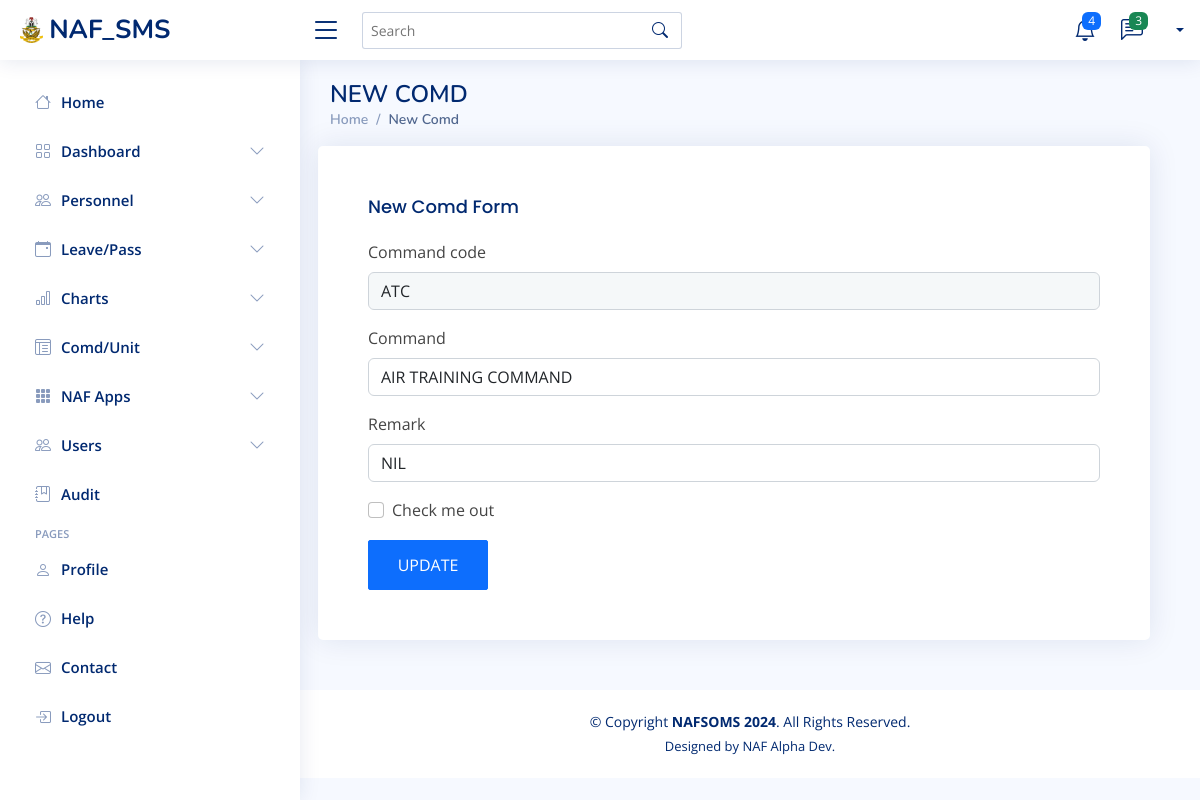
Page /SUPER_EDITOR/superEditorEditCommand?commandCode=ATC on the committed database.
### tables this page shows
CREATE TABLE `commands` (
  `COMMAND_CODE` varchar(20) NOT NULL,
  `COMMAND` varchar(20) NOT NULL,
  `REMARK` varchar(100) NOT NULL
);

### SUPER_EDITOR/superEditorEditCommand.php (the view, shortened to what this page needs)
<?php
include('../Connection.php');
    if(isset($_GET['commandCode'])){
     $commandCode = $_GET['commandCode'];
     $commandSQL = "SELECT * FROM commands WHERE COMMAND_CODE = '$commandCode'";
     $commandResult = mysqli_query($conn, $commandSQL);
    while($row = mysqli_fetch_assoc($commandResult)){
?>
<!DOCTYPE html>
<html lang="en">
<head>
  <link href="../assets/vendor/bootstrap/css/bootstrap.min.css" rel="stylesheet">
  <link href="../assets/vendor/bootstrap-icons/bootstrap-icons.css" rel="stylesheet">
  <link href="../assets/vendor/boxicons/css/boxicons.min.css" rel="stylesheet">
  <link href="../assets/vendor/quill/quill.snow.css" rel="stylesheet">
  <link href="../assets/vendor/quill/quill.bubble.css" rel="stylesheet">
  <link href="../assets/vendor/remixicon/remixicon.css" rel="stylesheet">
  <link href="../assets/vendor/simple-datatables/style.css" rel="stylesheet">
      <link rel="stylesheet" href="../CSS/styles.css">
  <link href="../assets/css/style.css" rel="stylesheet">
</head>
<body>
  <header id="header" class="header fixed-top d-flex align-items-center">
    <div class="d-flex align-items-center justify-content-between">
      <a href="superEditorHome" class="logo d-flex align-items-center">
        <img src="../IMAGES/logo.png" id="nafLogo" alt="">
        <span class="d-none d-lg-block">NAF_SMS</span>
      </a>
      <i class="bi bi-list toggle-sidebar-btn"></i>
    </div>
    <div class="search-bar">
      <form method="post" action="superEditorNewUser" class="search-form d-flex align-items-center">
        <input type="text" name="query" placeholder="Search" title="Enter search keyword">
        <button type="submit" title="Search"><i class="bi bi-search"></i></button>
      </form>
    </div>
    <nav class="header-nav ms-auto">
      <ul class="d-flex align-items-center">
        <li class="nav-item dropdown">
          <a class="nav-link nav-icon" href="#" data-bs-toggle="dropdown">
            <i class="bi bi-bell"></i>
            <span class="badge bg-primary badge-number">4</span>
          </a>
        </li>
        <li class="nav-item dropdown">
          <a class="nav-link nav-icon" href="#" data-bs-toggle="dropdown">
            <i class="bi bi-chat-left-text"></i>
            <span class="badge bg-success badge-number">3</span>
          </a>
        </li>
        <li class="nav-item dropdown pe-3">
          <a class="nav-link nav-profile d-flex align-items-center pe-0" href="#" data-bs-toggle="dropdown">
            <span class="d-none d-md-block dropdown-toggle ps-2"><?php echo ($_SESSION['account']);?></span>
          </a>
        </li>
      </ul>
    </nav>
  </header>
<?php include 'superEditorSideNavBar.php';?>
<main id="main" class="main">
    <div class="pagetitle">
      <h1>NEW COMD</h1>
      <nav>
        <ol class="breadcrumb">
          <li class="breadcrumb-item"><a href="superEditorHome">Home</a></li>
          <li class="breadcrumb-item active">New Comd</li>
        </ol>
      </nav>
    </div>
    <section class="section" id="newUserSection">
      <div class="row" style="width:99%;">
           <div class="card"  style="padding:30px;">
            <div class="card-body">
              <h5 class="card-title">New Comd Form</h5>
              <form method="post" action="superEditorEditCommand" class="row g-3">
                <div class="col-md-12">
                  <label for="commandCode" class="form-label">Command code</label>
                  <input type="text" value="<?php echo $row['COMMAND_CODE']; ?>" name="commandCode" class="form-control" id="commandCode" placeholder="Enter command code" style="background-color:#f5f8f9;" readonly>
                </div>
                <div class="col-md-12">
                  <label for="command" class="form-label">Command</label>
                  <input type="text" value="<?php echo $row['COMMAND']; ?>" name="command" class="form-control" id="command" placeholder="Enter command in full" required>
                </div>
                 <div class="col-md-12">
                  <label for="remark" class="form-label">Remark</label>
                  <input type="text" value="<?php echo $row['REMARK']; ?>" name="remark" class="form-control" id="remark" placeholder="Enter command remark">
                </div>
                <div class="col-12">
                  <div class="form-check">
                    <input class="form-check-input" type="checkbox" id="gridCheck">
                    <label class="form-check-label" for="gridCheck">
                      Check me out
                    </label>
                  </div>
                </div>
                <div class="">
                  <button type="submit" name="update" class="btn btn-primary" style="border-radius:2px; width:120px; height:50px">UPDATE</button>
                </div>
              </form>
            </div>
          </div>
      </div>
    </section>
  </main>
 <?php include 'superEditorFooter.php'; ?>
 <?php
}}?>

### SUPER_EDITOR/superEditorSideNavBar.php (shortened to what this page needs)
<aside id="sidebar" class="sidebar">
  <ul class="sidebar-nav" id="sidebar-nav">
    <li class="nav-item">
      <a class="nav-link collapsed" href="superEditorHome">
        <i class="bi bi-house"></i>
        <span>Home</span>
      </a>
    </li>
      <li class="nav-item">
      <a class="nav-link collapsed" data-bs-target="#dashboard-nav" data-bs-toggle="collapse" href="#">
        <i class="bi bi-grid"></i><span>Dashboard</span><i class="bi bi-chevron-down ms-auto"></i>
      </a>
    </li>
      <li class="nav-item">
      <a class="nav-link collapsed" data-bs-target="#personnel-nav" data-bs-toggle="collapse" href="#">
        <i class="bi bi-people"></i><span>Personnel</span><i class="bi bi-chevron-down ms-auto"></i>
      </a>
    </li>
      <li class="nav-item">
      <a class="nav-link collapsed" data-bs-target="#leaveandpass-nav" data-bs-toggle="collapse" href="#">
        <i class="bi bi-calendar-event"></i><span>Leave/Pass</span><i class="bi bi-chevron-down ms-auto"></i>
      </a>
    </li>
         <li class="nav-item">
      <a class="nav-link collapsed" data-bs-target="#charts-nav" data-bs-toggle="collapse" href="#">
        <i class="bi bi-bar-chart"></i><span>Charts</span><i class="bi bi-chevron-down ms-auto"></i>
      </a>
    </li>
    <li class="nav-item">
      <a class="nav-link collapsed" data-bs-target="#tables-nav" data-bs-toggle="collapse" href="#">
        <i class="bi bi-layout-text-window-reverse"></i><span>Comd/Unit</span><i class="bi bi-chevron-down ms-auto"></i>
      </a>
    </li>
    <li class="nav-item">
      <a class="nav-link collapsed" data-bs-target="#forms-nav" data-bs-toggle="collapse" href="#">
        <i class="bi bi-grid-3x3-gap-fill"></i><span>NAF Apps</span><i class="bi bi-chevron-down ms-auto"></i>
      </a>
    </li>
    <li class="nav-item">
      <a class="nav-link collapsed" data-bs-target="#components-nav" data-bs-toggle="collapse" href="#">
       <i class="bi bi-people"></i><span>Users</span><i class="bi bi-chevron-down ms-auto"></i>
      </a>
    </li>
     <li class="nav-item">
      <a class="nav-link collapsed" href="superEditorAuditTrail">
        <i class="bi bi-journal-bookmark"></i>
        <span>Audit</span>
      </a>
    </li>
    <li class="nav-heading">Pages</li>
    <li class="nav-item">
      <a class="nav-link collapsed" href="superEditorUserProfile">
        <i class="bi bi-person"></i>
        <span>Profile</span>
      </a>
    </li>
    <li class="nav-item">
      <a class="nav-link collapsed" href="help">
        <i class="bi bi-question-circle"></i>
        <span>Help</span>
      </a>
    </li>
    <li class="nav-item">
      <a class="nav-link collapsed" href="superEditorContact">
        <i class="bi bi-envelope"></i>
        <span>Contact</span>
      </a>
    </li>
    <li class="nav-item">
      <a class="nav-link collapsed" href="../logout">
        <i class="bi bi-box-arrow-in-right"></i>
        <span>Logout</span>
      </a>
    </li>
  </ul>
</aside>

### SUPER_EDITOR/superEditorFooter.php (shortened to what this page needs)
  <footer id="footer" class="footer" style="background-color:white; color:black; border:1px solid white;">
    <div class="copyright">
      &copy; Copyright <strong><span>NAFSOMS 2024</span></strong>. All Rights Reserved.
    </div>
    <div class="credits">
      Designed by NAF Alpha Dev.
    </div>
  </footer>
</body>
</html>

### assets/css/style.css (style rules this page uses)
:root { scroll-behavior: smooth; }
body { font-family: "Open Sans", sans-serif; background: #f6f9ff; color: #444444; }
a { color: #4154f1; text-decoration: none; }
h1, h2, h3, h4, h5, h6 { font-family: "Nunito", sans-serif; }
#main { margin-top: 60px; padding: 20px 30px; transition: all 0.3s; }
.pagetitle { margin-bottom: 10px; }
.pagetitle h1 { font-size: 24px; margin-bottom: 0; font-weight: 600; color: #012970; }
.card { margin-bottom: 30px; border: none; border-radius: 5px; box-shadow: 0px 0 30px rgba(1, 41, 112, 0.1); }
.card-title { padding: 20px 0 15px 0; font-size: 18px; font-weight: 500; color: #012970; font-family: "Poppins", sans-serif; }
.card-body { padding: 0 20px 20px 20px; }
.breadcrumb { font-size: 14px; font-family: "Nunito", sans-serif; color: #899bbd; font-weight: 600; }
.breadcrumb a { color: #899bbd; transition: 0.3s; }
.breadcrumb .breadcrumb-item::before { color: #899bbd; }
.breadcrumb .active { color: #51678f; font-weight: 600; }
.logo { line-height: 1; }
@media (min-width: 1200px) { .logo { width: 280px; } }
.logo img { max-height: 26px; margin-right: 6px; }
.logo span { font-size: 26px; font-weight: 700; color: #012970; font-family: "Nunito", sans-serif; }
.header { transition: all 0.5s; z-index: 997; height: 60px; box-shadow: 0px 2px 20px rgba(1, 41, 112, 0.1); background-color: #fff; padding-left: 20px; }
.header .toggle-sidebar-btn { font-size: 32px; padding-left: 10px; cursor: pointer; color: #012970; }
.header .search-bar { min-width: 360px; padding: 0 20px; }
.header .search-form { width: 100%; }
.header .search-form input { border: 0; font-size: 14px; color: #012970; border: 1px solid rgba(1, 41, 112, 0.2); padding: 7px 38px 7px 8px; border-radius: 3px; transition: 0.3s; width: 100%; }
.header .search-form button { border: 0; padding: 0; margin-left: -30px; background: none; }
.header .search-form button i { color: #012970; }
.header-nav ul { list-style: none; }
.header-nav>ul { margin: 0; padding: 0; }
.header-nav .nav-icon { font-size: 22px; color: #012970; margin-right: 25px; position: relative; }
.header-nav .nav-profile { color: #012970; }
.header-nav .nav-profile span { font-size: 14px; font-weight: 600; }
.header-nav .badge-number { position: absolute; inset: -2px -5px auto auto; font-weight: normal; font-size: 12px; padding: 3px 6px; }
.sidebar { position: fixed; top: 60px; left: 0; bottom: 0; width: 300px; z-index: 996; transition: all 0.3s; padding: 20px; overflow-y: auto; scrollbar-width: thin; scrollbar-color: #aab7cf transparent; box-shadow: 0px 0px 20px rgba(1, 41, 112, 0.1); background-color: #fff; }
@media (min-width: 1200px) { #main, #footer { margin-left: 300px; } }
.sidebar-nav { padding: 0; margin: 0; list-style: none; }
.sidebar-nav li { padding: 0; margin: 0; list-style: none; }
.sidebar-nav .nav-item { margin-bottom: 5px; }
.sidebar-nav .nav-heading { font-size: 11px; text-transform: uppercase; color: #899bbd; font-weight: 600; margin: 10px 0 5px 15px; }
.sidebar-nav .nav-link { display: flex; align-items: center; font-size: 15px; font-weight: 600; color: #4154f1; transition: 0.3; background: #f6f9ff; padding: 10px 15px; border-radius: 4px; }
.sidebar-nav .nav-link i { font-size: 16px; margin-right: 10px; color: #4154f1; }
.sidebar-nav .nav-link.collapsed { color: #012970; background: #fff; }
.sidebar-nav .nav-link.collapsed i { color: #899bbd; }
.sidebar-nav .nav-link .bi-chevron-down { margin-right: 0; transition: transform 0.2s ease-in-out; }
.footer { padding: 20px 0; font-size: 14px; transition: all 0.3s; border-top: 1px solid #cddfff; }
.footer .copyright { text-align: center; color: #012970; }
.footer .credits { padding-top: 5px; text-align: center; font-size: 13px; color: #012970; }

### rows in the picture
commands: commandCode "ATC", command "AIR TRAINING COMMAND", remark "NIL"
